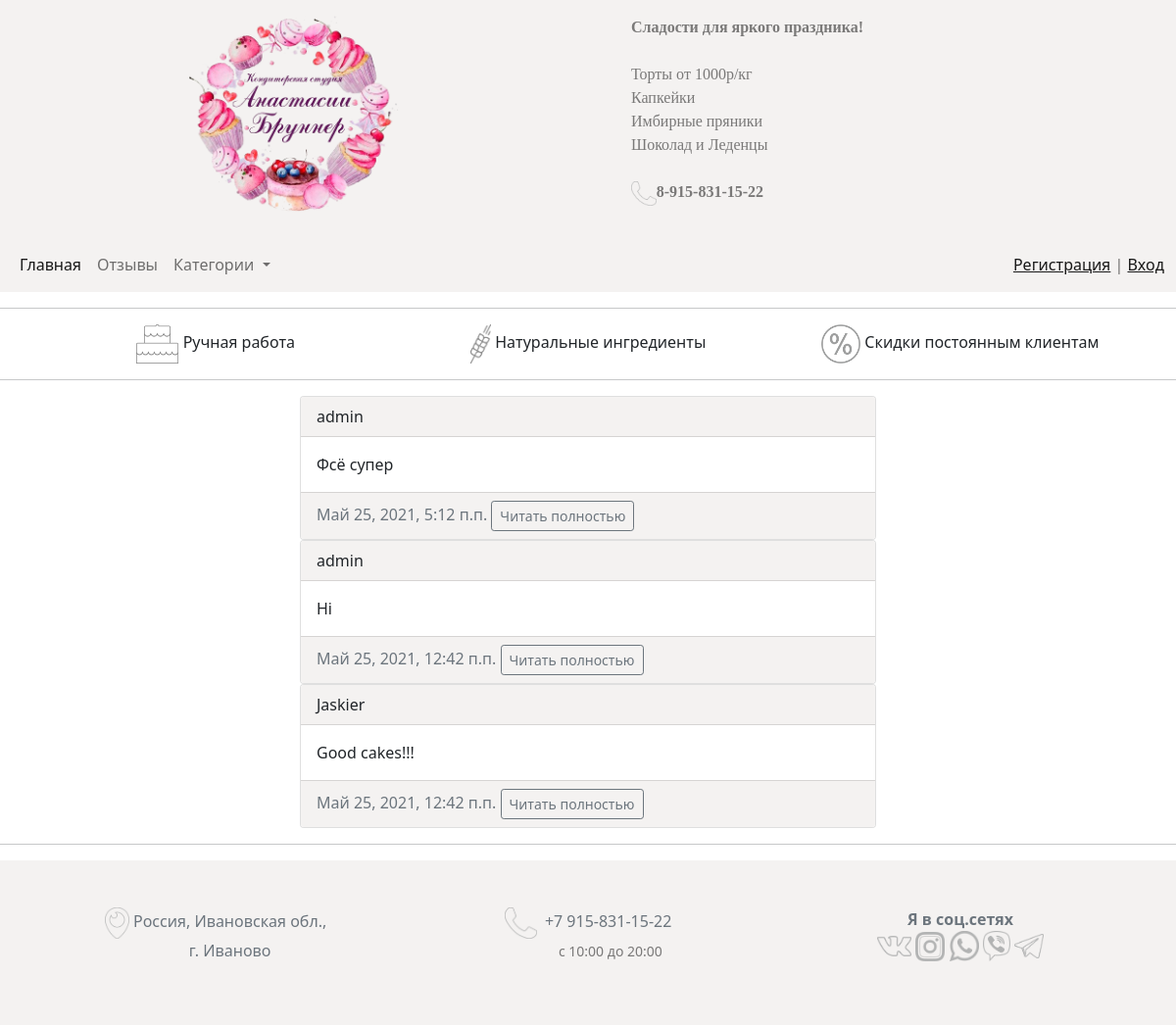
The page /comments/ on the database as committed earlier.
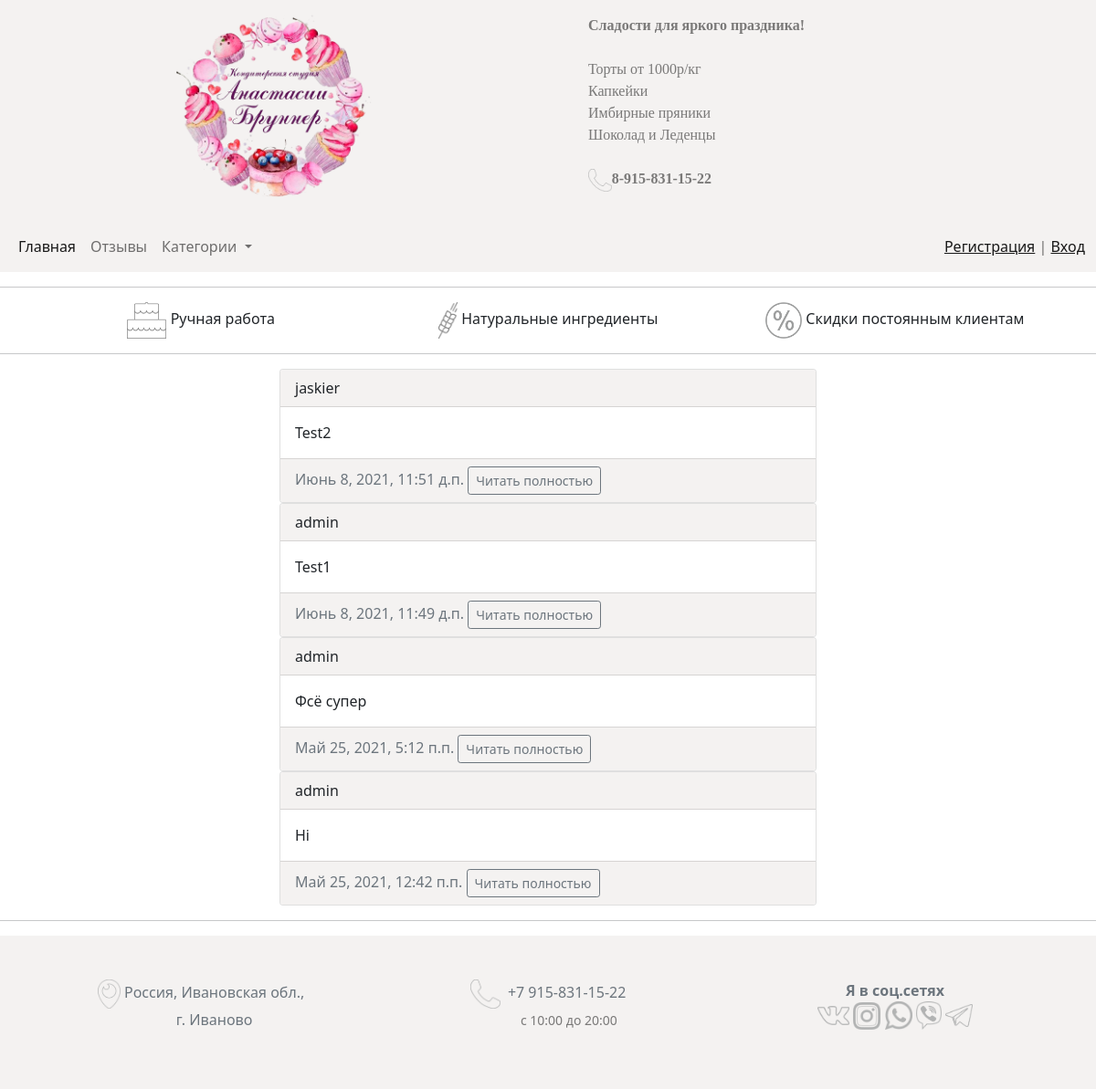
The same page on the database as committed later.
### comments/models.py (models this page shows, shortened)
class Comment(models.Model):
    text = models.TextField(verbose_name='Текст отзыва')
    created_at = models.DateTimeField(auto_now_add=True, verbose_name='Дата создания')
    author = models.ForeignKey(User, on_delete=models.CASCADE, verbose_name='Автор')
    def get_absolute_url(self):
        return reverse_lazy('comment_detail', kwargs={'pk': self.pk})
    class Meta:
        verbose_name = 'Комментарий'
        verbose_name_plural = 'Комментарии'
        ordering = ['-created_at']

### comments/views.py (the view)
# urls.py: path('', CommentsView.as_view(), name='comments'),
class CommentsView(ListView):
    model = Comment
    template_name = 'comments/comment_list.html'
    context_object_name = 'comments'
    def get_context_data(self, *, object_list=None, **kwargs):
        context = super().get_context_data(**kwargs)
        context['title'] = 'Комментарии'
        return context

### sweets/models.py (called while the page is built)
    def get_absolute_url(self):
        return reverse('cake_by_category', kwargs={'category_id': self.pk})

### sweets/templatetags/menu.py (called while the page is built)
@register.inclusion_tag('sweets/menu_tpl.html')
def menu_category(menu_class='menu'):
    categories = Category.objects.all()
    return {'categories': categories, 'menu_class': menu_class}

### comments/templates/comments/comment_list.html (shortened to what this page needs)
{% extends 'sweets/base.html' %}
{% block nav %}
    {% include 'sweets/menu.html' %}
{% endblock %}
{% block content %}
    <div class="row row-cols-sm-4">
        <div class="col-sm-6 offset-sm-3">
            {% for comment in comments %}
            <div class="card">
                <div class="card-header" id="header-color">
                    {{ comment.author }}
                </div>
                <div class="card-body">
                    <p class="card-text">{{ comment.text|linebreaksbr|truncatewords:50 }}</p>
                </div>
                <div class="card-footer text-muted" id="header-color">
                    {{ comment.created_at }}
                    <a href="{{ comment.get_absolute_url }}" class="btn btn-outline-secondary btn-sm">Читать полностью</a>
                </div>
            </div>
            {% endfor %}
        </div>
    </div>
{% endblock %}

### sweets/templates/sweets/base.html (shortened to what this page needs)
{% load static %}
<!doctype html>
<html lang="en">
<head>
    <link href="{% static 'css/bootstrap.min.css' %}" rel="stylesheet">
    <link rel="stylesheet" href="{% static 'css/style.css' %}">
</head>
<body>
{% include 'sweets/header.html' %}
{% block nav %}
{% endblock %}
<hr>
<div class="container">
    <div class="row">
        <div class="col-sm text-center"><img src="{% static 'images/handmade.png' %}" width="auto" height="40" alt="">
            Ручная
            работа
        </div>
        <div class="col-sm text-center"><img src="{% static 'images/natural.png' %}" width="auto" height="40" alt="">
            Натуральные ингредиенты
        </div>
        <div class="col-sm text-center"><img src="{% static 'images/discount.png' %}" width="auto" height="40" alt="">
            Скидки
            постоянным клиентам
        </div>
    </div>
</div>
<hr>
{% block content %}
{% endblock content %}
{% include 'sweets/footer.html' %}
</body>
</html>

### sweets/templates/sweets/header.html
{% load static %}
<header id="header-color">
    <div class="container-fluid text-black-50" id="header-text">
        <div class="row row-cols-2">
            <div class="col-sm-6 py-3 text-center">
                <a href="{% url 'home' %}" class="text-black-50"><img src="{% static 'images/logo_color.png' %}"
                                                                      width="auto" height="200" alt=""></a>
            </div>
            <div class="col-sm-6 py-3">
                <ul>
                    <li><strong>Сладости для яркого праздника!</strong></li>
                    <br>
                    <li>Торты от 1000р/кг</li>
                    <li>Капкейки</li>
                    <li>Имбирные пряники</li>
                    <li>Шоколад и Леденцы</li>
                    <br>
                    <li><img src="{% static 'images/phone.png' %}" width="auto" height="25" alt=""><strong>8-915-831-15-22</strong></li>
                </ul>
            </div>
        </div>
    </div>
</header>

### sweets/templates/sweets/menu.html (shortened to what this page needs)
{% load menu %}
{% load static %}
<nav class="navbar navbar-expand-lg navbar-light" id="header-color">
    <div class="container-fluid">
        <div class="collapse navbar-collapse" id="navbarTogglerDemo02">
            <ul class="navbar-nav me-auto mb-2 mb-lg-0">
                <li class="nav-item">
                    <a class="nav-link active" aria-current="page" href="{% url 'home' %}">Главная</a>
                </li>
                <li class="nav-item">
                    <a class="nav-link" href="{% url 'comments' %}">Отзывы</a>
                </li>
                {% menu_category %}
            </ul>
            <span class="navbar-text">
                {% if user.is_authenticated %}
                    <li class="nav-item dropdown">
                        <a class="nav-link dropdown-toggle" href="#" id="navbarDropdownMenuLink" role="button"
                           data-bs-toggle="dropdown" aria-expanded="false">
                            Вы вошли как {{ user }}
                        </a>
                        <ul class="dropdown-menu" aria-labelledby="navbarDropdownMenuLink">
                                <li><a class="dropdown-item" href="{% url 'logout' %}">Выход</a></li>
                                <li><a class="dropdown-item" href="{% url 'change_pass' %}">Сменить пароль</a></li>
                        </ul>
                    </li>
                {% else %}
                    <a href="{% url 'registration' %}">Регистрация</a> | <a href="{% url 'login' %}">Вход</a>
                {% endif %}
      </span>
        </div>
    </div>
</nav>

### sweets/templates/sweets/menu_tpl.html (shortened to what this page needs)
<li class="nav-item dropdown">
    <a class="nav-link dropdown-toggle" href="#" id="navbarDropdownMenuLink" role="button"
       data-bs-toggle="dropdown" aria-expanded="false">
        Категории
    </a>
</li>

### sweets/templates/sweets/footer.html
{% load static %}
<hr>
<footer class="text-muted py-5" id="header-color">
    <div class="container">
        <div class="row">
            <div class="col-sm text-center">
                <p><img src="{% static 'images/location.png' %}" width="auto" height="32" alt="">&nbsp;Россия, Ивановская обл.,<br>&nbsp;&nbsp;&nbsp;&nbsp;&nbsp;&nbsp;
                        г. Иваново</p>
            </div>
            <div class="col-sm text-center">
                <p><img src="{% static 'images/phone.png' %}" width="auto" height="32" alt="">&nbsp; +7 915-831-15-22 <br>&nbsp;&nbsp;&nbsp;&nbsp;&nbsp;&nbsp;&nbsp;&nbsp;&nbsp;&nbsp;
                <small class="text-black-50">с 10:00 до 20:00</small></p>
            </div>
            <div class="col-sm text-center">
                <p>
                    <strong>Я в соц.сетях</strong><br>
                    <a href="https://vk.com/brunner_sweets" target="_blank"><img src="{% static 'images/vk.png' %}" width="35" height="auto"
                                                                                 alt=""></a>
                    <a href="https://www.instagram.com/brunner_sweets/" target="_blank"><img
                            src="{% static 'images/instagramm.png' %}" width="30" height="auto" alt=""></a>
                    <a href="https://wa.me/79158311522" target="_blank"><img src="{% static 'images/wa.png' %}" width="30" height="auto"
                                                                             alt=""></a>
                    <a href="viber://chat?number=79158311522" target="_blank"><img
                            src="{% static 'images/viber.png' %}" width="28" height="auto"
                            alt=""></a>
                    <a href="tg://resolve?domain=Brunner_sweets" target="_blank"><img
                            src="{% static 'images/telegram.png' %}" width="30" height="auto"
                            alt=""></a>
                </p>
            </div>
        </div>
    </div>
</footer>

### sweets/static/css/style.css (style rules this page uses)
#header-color { background: #F4F2F1; }
#header-text { font-family: "Cambria", serif; font-size: 16px; }
li { list-style-type: none; }

Rows that differ between the two databases and show on the page:
removed Comment: author "Jaskier", text "Good cakes!!!", created_at "Май 25, 2021, 12:42 п.п."
added Comment: author "jaskier", text "Test2", created_at "Июнь 8, 2021, 11:51 д.п."
added Comment: author "admin", text "Test1", created_at "Июнь 8, 2021, 11:49 д.п."
